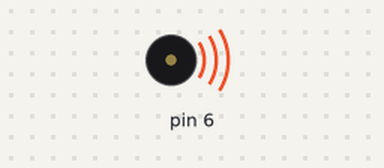
A sketch run on a simulated Arduino Uno, built with avr-gcc and run on an emulated ATmega328P. Shown: buzzer (waves = sounding).

Above: at 0.2 s.
Timing chart, 0 to 3.0 s (numbered marks = the images above):
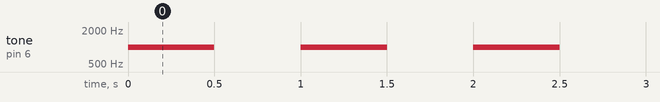

Measured:
- by itself, tone on pin 6: alternates 1000 Hz for 0.50 s and silent for 0.50 s

The sketch:

test_buzzer.ino
```cpp
void setup() {
  pinMode(6, OUTPUT);
}

void loop() {
  tone(6, 1000); // Tono de 1000Hz
  delay(500);    // Medio segundo
  noTone(6);     // Silencio
  delay(500);    // Medio segundo
}
```
